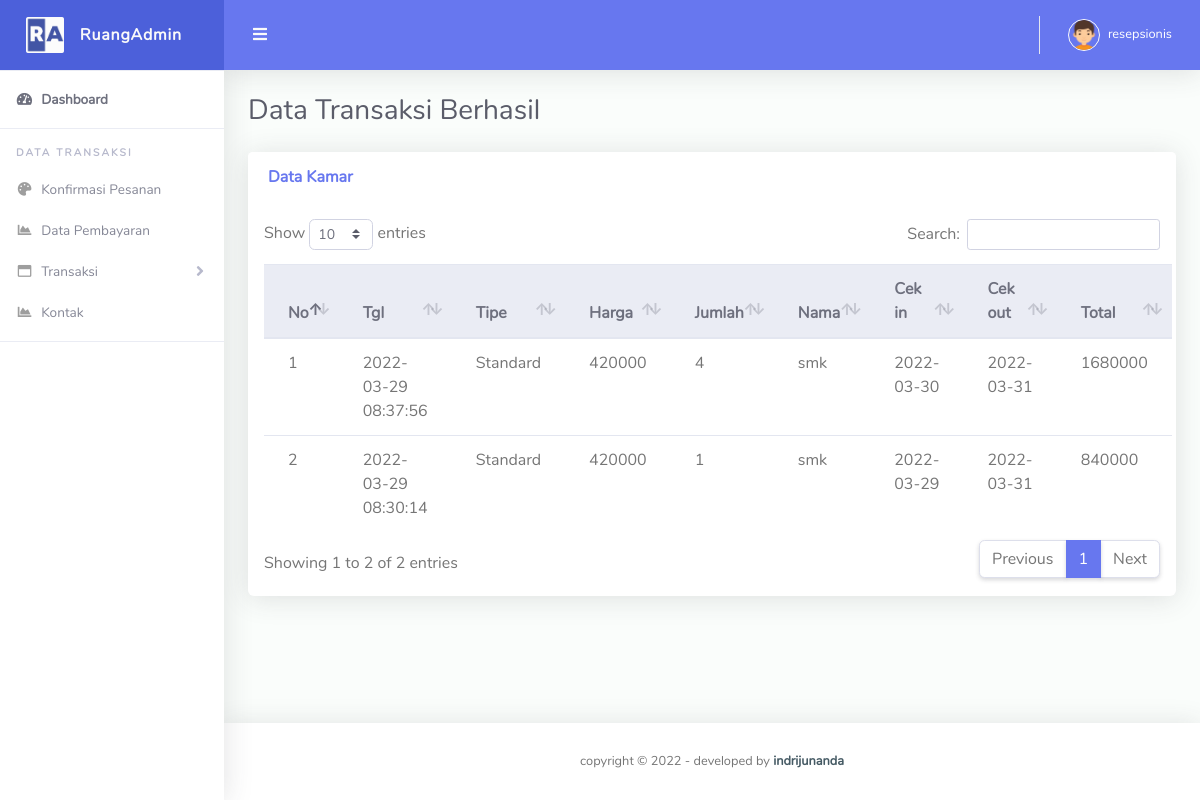
The app's page /resepsionis/transaksisukses.php (signed in) with its own data.
### tables this page shows
CREATE TABLE `pemesanan` (
  `idpesan` int(11) NOT NULL,
  `tglpesan` datetime NOT NULL,
  `batasbayar` datetime NOT NULL,
  `idkamar` varchar(15) NOT NULL,
  `tipe` varchar(20) NOT NULL,
  `harga` int(11) NOT NULL,
  `jumlah` int(11) NOT NULL,
  `idtamu` int(11) NOT NULL,
  `nama` varchar(100) NOT NULL,
  `alamat` varchar(500) NOT NULL,
  `telepon` varchar(15) NOT NULL,
  `tglmasuk` date NOT NULL,
  `tglkeluar` date NOT NULL,
  `lamahari` int(11) NOT NULL DEFAULT 0,
  `totalbayar` int(11) NOT NULL DEFAULT 0,
  `status` varchar(50) NOT NULL DEFAULT 'Pending...'
);

### resepsionis/sess.php (called while the page is built, shortened)
<?php
	$chk_sess = $_SESSION['resepsionis'];
	include("../conn/koneksi.php");
	$sql_sess = "SELECT * FROM admin WHERE id='". $chk_sess ."'";
	$ress_sess = mysqli_query($koneksi, $sql_sess);
	$p = mysqli_fetch_array($ress_sess);
?>

### resepsionis/transaksisukses.php (the view)
<?php include'layouts/header.php'; ?>
        <div class="container-fluid" id="container-wrapper">
          <div class="d-sm-flex align-items-center justify-content-between mb-4">
            <h1 class="h3 mb-0 text-gray-800">Data Transaksi Berhasil</h1>
          </div>
          <div class="row">
            <div class="col-lg-12">
              <div class="card mb-4">
                <div class="card-header py-3 d-flex flex-row align-items-center justify-content-between">
                  <h6 class="m-0 font-weight-bold text-primary">Data Kamar</h6>
                </div>
                <div class="table-responsive p-3">
                  <table class="table align-items-center table-flush" id="dataTable">
                    <thead class="thead-light">
                      <tr>
                        <th>No</th>
                        <th>Tgl</th>
                        <th>Tipe</th>
                        <th>Harga</th>
                        <th>Jumlah</th>
                        <th>Nama</th>
                        <th>Cek in</th>
                        <th>Cek out</th>
                        <th>Total</th>
                      </tr>
                    </thead>
                    <tbody>
                      <?php
                      include '../conn/koneksi.php';
                      $no = 1;
                      $sql = mysqli_query($koneksi, "SELECT * FROM pemesanan ORDER BY idpesan DESC");
                      while($d = mysqli_fetch_assoc($sql)){
                        $status = $d['status'];
                        if ($status == 'Berhasil') {
                      ?>
                      <tr>
                        <td><?= $no++ ?></td>
                        <td><?= $d['tglpesan'] ?></td>
                        <td><?= $d['tipe'] ?></td>
                        <td><?= $d['harga'] ?></td>
                        <td><?= $d['jumlah'] ?></td>
                        <td><?= $d['nama'] ?></td>
                        <td><?= $d['tglmasuk'] ?></td>
                        <td><?= $d['tglkeluar'] ?></td>
                        <td><?= $d['totalbayar'] ?></td>
                      </tr>
                      <?php } } ?>
                    </tbody>
                  </table>
                </div>
              </div>
            </div>
          </div>
      <?php include'layouts/footer.php'; ?>

### resepsionis/layouts/header.php (shortened to what this page needs)
<?php include 'sess.php'; ?>
<!DOCTYPE html>
<html lang="en">
<head>
  <link href="../assets/vendor/fontawesome-free/css/all.min.css" rel="stylesheet" type="text/css">
  <link href="../assets/vendor/bootstrap/css/bootstrap.min.css" rel="stylesheet" type="text/css">
  <link href="../assets/css/ruang-admin.min.css" rel="stylesheet">
  <link href="../assets/vendor/datatables/dataTables.bootstrap4.min.css" rel="stylesheet">
</head>
<body id="page-top">
  <div id="wrapper">
    <ul class="navbar-nav sidebar sidebar-light accordion" id="accordionSidebar">
      <a class="sidebar-brand d-flex align-items-center justify-content-center" href="index.html">
        <div class="sidebar-brand-icon">
          <img src="../assets/img/logo/logo2.png">
        </div>
        <div class="sidebar-brand-text mx-3">RuangAdmin</div>
      </a>
      <hr class="sidebar-divider my-0">
      <li class="nav-item active">
        <a class="nav-link" href="index.php">
          <i class="fas fa-fw fa-tachometer-alt"></i>
          <span>Dashboard</span></a>
      </li>
      <hr class="sidebar-divider">
      <div class="sidebar-heading">
        Data Transaksi
      </div>
      <li class="nav-item">
        <a class="nav-link" href="konfirmasi.php">
          <i class="fas fa-fw fa-palette"></i>
          <span>Konfirmasi Pesanan</span>
        </a>
      </li>
      <li class="nav-item">
        <a class="nav-link" href="datapembayaran.php">
          <i class="fas fa-fw fa-chart-area"></i>
          <span>Data Pembayaran</span>
        </a>
      </li>
      <li class="nav-item">
        <a class="nav-link collapsed" href="#" data-toggle="collapse" data-target="#collapseBootstrap"
          aria-expanded="true" aria-controls="collapseBootstrap">
          <i class="far fa-fw fa-window-maximize"></i>
          <span>Transaksi</span>
        </a>
      </li>
      <li class="nav-item">
        <a class="nav-link" href="kontak.php">
          <i class="fas fa-fw fa-chart-area"></i>
          <span>Kontak</span>
        </a>
      </li>
      <hr class="sidebar-divider">
    </ul>
    <div id="content-wrapper" class="d-flex flex-column">
      <div id="content">
        <nav class="navbar navbar-expand navbar-light bg-navbar topbar mb-4 static-top">
          <button id="sidebarToggleTop" class="btn btn-link rounded-circle mr-3">
            <i class="fa fa-bars"></i>
          </button>
          <ul class="navbar-nav ml-auto">
            <li class="nav-item dropdown no-arrow">
              <a class="nav-link dropdown-toggle" href="#" id="userDropdown" role="button" data-toggle="dropdown"
                aria-haspopup="true" aria-expanded="false">
                <img class="img-profile rounded-circle" src="../assets/img/boy.png" style="max-width: 60px">
                <span class="ml-2 d-none d-lg-inline text-white small"><?php echo $p['nama'] ?></span>
              </a>
            </li>
          </ul>
        </nav>

### records on screen
pemesanan: tglpesan "2022-03-29 08:37:56", tipe "Standard", harga "420000", jumlah "4", nama "smk", tglmasuk "2022-03-30", tglkeluar "2022-03-31", totalbayar "1680000"
pemesanan: tglpesan "2022-03-29 08:30:14", tipe "Standard", harga "420000", jumlah "1", nama "smk", tglmasuk "2022-03-29", tglkeluar "2022-03-31", totalbayar "840000"

### other values on screen
$p['nama'] "resepsionis"
